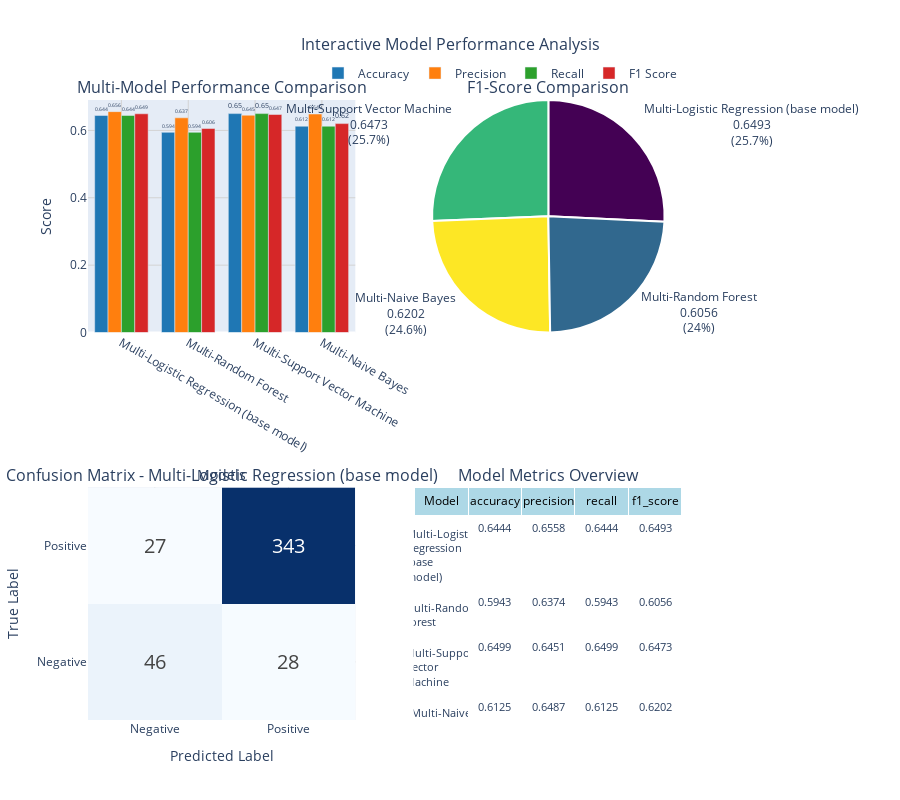
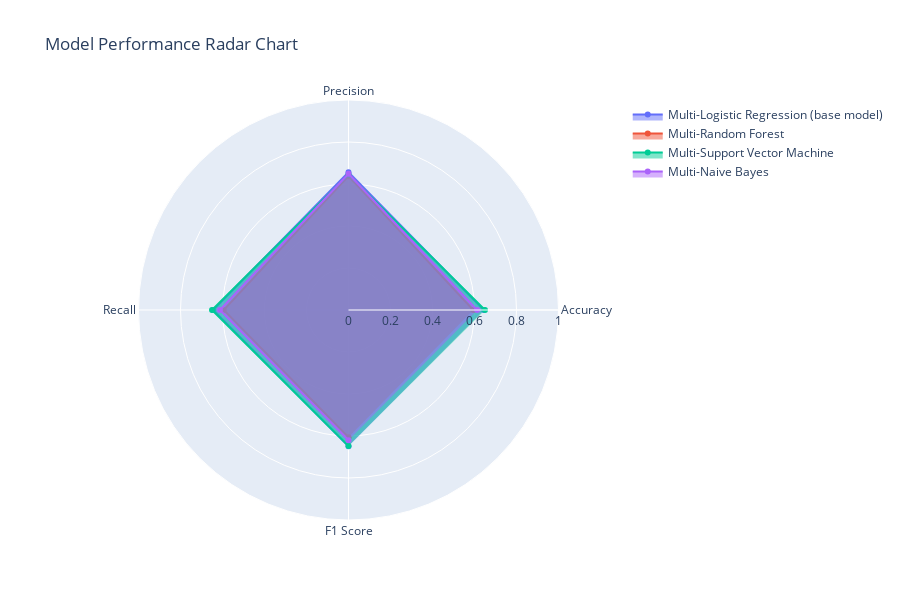

The code cell stored with these charts, in order, in its notebook:
### Code cell
# use plotly for visualization

# Create interactive model performance comparison with Plotly
fig = make_subplots(
    rows=2, cols=2,
    subplot_titles=('Multi-Model Performance Comparison', 'F1-Score Comparison', 
                   f'Confusion Matrix - {best_multi_model}', 'Model Metrics Overview'),
    specs=[[{"secondary_y": False}, {"type": "pie"}],
           [{"secondary_y": False}, {"type": "table"}]]
)

# Plot 1: Model comparison (grouped bar chart)
metrics = ['accuracy', 'precision', 'recall', 'f1_score']
colors = ['#1f77b4', '#ff7f0e', '#2ca02c', '#d62728']

for i, metric in enumerate(metrics):
    fig.add_trace(
        go.Bar(
            x=multi_results_df.index,
            y=multi_results_df[metric],
            name=metric.replace('_', ' ').title(),
            marker_color=colors[i],
            text=multi_results_df[metric].round(3),
            textposition='outside',
            hovertemplate=f'{metric.replace("_", " ").title()}: %{{y:.4f}}<br>Model: %{{x}}<extra></extra>'
        ),
        row=1, col=1
    )

# Generate Viridis colors for the number of models
viridis_colors = pc.sample_colorscale('Viridis', [i/(len(multi_results_df)-1) for i in range(len(multi_results_df))])

fig.add_trace(
    go.Pie(
        labels=multi_results_df.index,
        values=multi_results_df['f1_score'],
        name='F1-Score',
        marker=dict(
            colors=viridis_colors,
            line=dict(color='white', width=2)
        ),
        textinfo='label+percent+value',
        texttemplate='%{label}<br>%{value:.4f}<br>(%{percent})',
        hovertemplate='<b>%{label}</b><br>F1-Score: %{value:.4f}<br>Percentage: %{percent}<extra></extra>',
        showlegend=False
    ),
    row=1, col=2
)

# Plot 3: Confusion matrix for best model
best_pipeline_multi = multi_pipelines[best_multi_model]
y_pred_best_mul = best_pipeline_multi.predict(X_test_mul)
cm = confusion_matrix(y_test_mul, y_pred_best_mul)

# Create confusion matrix heatmap
fig.add_trace(
    go.Heatmap(
        z=cm,
        x=['Negative', 'Positive'],
        y=['Negative', 'Positive'],
        colorscale='Blues',
        text=cm,
        texttemplate="%{text}",
        textfont={"size": 20},
        showscale=False,
        hovertemplate='True: %{y}<br>Predicted: %{x}<br>Count: %{z}<extra></extra>'
    ),
    row=2, col=1
)

# Plot 4: Summary table
multi_table_data = multi_results_df.round(4)
fig.add_trace(
    go.Table(
        header=dict(
            values=['Model'] + list(multi_table_data.columns),
            fill_color='lightblue',
            align='center',
            font=dict(size=12, color='black')
        ),
        cells=dict(
            values=[multi_table_data.index] + [multi_table_data[col] for col in multi_table_data.columns],
            fill_color='white',
            align='center',
            font=dict(size=11)
        )
    ),
    row=2, col=2
)

# Update layout
fig.update_layout(
    height=800,
    # width=1400,
    title_text="Interactive Model Performance Analysis",
    title_x=0.5,
    title_font_size=16,
    showlegend=True,
    legend=dict(
        orientation="h",
        yanchor="bottom",
        y=1.02,
        xanchor="right",
        x=1
    )
)

# Update x-axis labels
fig.update_xaxes(title_text="Models", row=1, col=1)
fig.update_xaxes(title_text="Models", row=1, col=2)
fig.update_xaxes(title_text="Predicted Label", row=2, col=1)

# Update y-axis labels
fig.update_yaxes(title_text="Score", row=1, col=1)
fig.update_yaxes(title_text="F1-Score", row=1, col=2)
fig.update_yaxes(title_text="True Label", row=2, col=1)

# Add grid
fig.update_xaxes(showgrid=True, gridwidth=1, gridcolor='lightgray')
fig.update_yaxes(showgrid=True, gridwidth=1, gridcolor='lightgray')

fig.show()

# Create a radar chart for model comparison
fig_radar = go.Figure()

for model in multi_results_df.index:
    fig_radar.add_trace(go.Scatterpolar(
        r=[multi_results_df.loc[model, metric] for metric in metrics],
        theta=[metric.replace('_', ' ').title() for metric in metrics],
        fill='toself',
        name=model,
        hovertemplate='%{theta}<br>Score: %{r:.4f}<br>Model: ' + model + '<extra></extra>'
    ))

fig_radar.update_layout(
    polar=dict(
        radialaxis=dict(
            visible=True,
            range=[0, 1]
        )),
    title="Model Performance Radar Chart",
    height=600,
    showlegend=True
)

fig_radar.show()

### Figure 1 — Plotly figure (JSON) as saved in the notebook; plotly's stock layout.template omitted (floating-point values rounded to 4 significant figures)
{"data": [{"hovertemplate": "Accuracy: %{y:.4f}<br>Model: %{x}<extra></extra>", "marker": {"color": "#1f77b4"}, "name": "Accuracy", "text": [0.644, 0.594, 0.65, 0.612], "textposition": "outside", "type": "bar", "x": ["Multi-Logistic Regression (base model)", "Multi-Random Forest", "Multi-Support Vector Machine", "Multi-Naive Bayes"], "xaxis": "x", "y": [0.6444, 0.5943, 0.6499, 0.6125], "yaxis": "y"}, {"hovertemplate": "Precision: %{y:.4f}<br>Model: %{x}<extra></extra>", "marker": {"color": "#ff7f0e"}, "name": "Precision", "text": [0.656, 0.637, 0.645, 0.649], "textposition": "outside", "type": "bar", "x": ["Multi-Logistic Regression (base model)", "Multi-Random Forest", "Multi-Support Vector Machine", "Multi-Naive Bayes"], "xaxis": "x", "y": [0.6558, 0.6374, 0.6451, 0.6487], "yaxis": "y"}, {"hovertemplate": "Recall: %{y:.4f}<br>Model: %{x}<extra></extra>", "marker": {"color": "#2ca02c"}, "name": "Recall", "text": [0.644, 0.594, 0.65, 0.612], "textposition": "outside", "type": "bar", "x": ["Multi-Logistic Regression (base model)", "Multi-Random Forest", "Multi-Support Vector Machine", "Multi-Naive Bayes"], "xaxis": "x", "y": [0.6444, 0.5943, 0.6499, 0.6125], "yaxis": "y"}, {"hovertemplate": "F1 Score: %{y:.4f}<br>Model: %{x}<extra></extra>", "marker": {"color": "#d62728"}, "name": "F1 Score", "text": [0.649, 0.606, 0.647, 0.62], "textposition": "outside", "type": "bar", "x": ["Multi-Logistic Regression (base model)", "Multi-Random Forest", "Multi-Support Vector Machine", "Multi-Naive Bayes"], "xaxis": "x", "y": [0.6493, 0.6056, 0.6473, 0.6202], "yaxis": "y"}, {"domain": {"x": [0.55, 1], "y": [0.625, 1]}, "hovertemplate": "<b>%{label}</b><br>F1-Score: %{value:.4f}<br>Percentage: %{percent}<extra></extra>", "labels": ["Multi-Logistic Regression (base model)", "Multi-Random Forest", "Multi-Support Vector Machine", "Multi-Naive Bayes"], "marker": {"colors": ["rgb(68, 1, 84)", "rgb(49, 104, 142)", "rgb(53, 183, 121)", "rgb(253, 231, 37)"], "line": {"color": "white", "width": 2}}, "name": "F1-Score", "showlegend": false, "textinfo": "label+percent+value", "texttemplate": "%{label}<br>%{value:.4f}<br>(%{percent})", "type": "pie", "values": [0.6493, 0.6056, 0.6473, 0.6202]}, {"colorscale": [[0, "rgb(247,251,255)"], [0.125, "rgb(222,235,247)"], [0.25, "rgb(198,219,239)"], [0.375, "rgb(158,202,225)"], [0.5, "rgb(107,174,214)"], [0.625, "rgb(66,146,198)"], [0.75, "rgb(33,113,181)"], [0.875, "rgb(8,81,156)"], [1, "rgb(8,48,107)"]], "hovertemplate": "True: %{y}<br>Predicted: %{x}<br>Count: %{z}<extra></extra>", "showscale": false, "text": [[46, 28, 40], [27, 343, 224], [76, 250, 780]], "textfont": {"size": 20}, "texttemplate": "%{text}", "type": "heatmap", "x": ["Negative", "Positive"], "xaxis": "x2", "y": ["Negative", "Positive"], "yaxis": "y2", "z": [[46, 28, 40], [27, 343, 224], [76, 250, 780]]}, {"cells": {"align": "center", "fill": {"color": "white"}, "font": {"size": 11}, "values": [["Multi-Logistic Regression (base model)", "Multi-Random Forest", "Multi-Support Vector Machine", "Multi-Naive Bayes"], [0.6444, 0.5943, 0.6499, 0.6125], [0.6558, 0.6374, 0.6451, 0.6487], [0.6444, 0.5943, 0.6499, 0.6125], [0.6493, 0.6056, 0.6473, 0.6202]]}, "domain": {"x": [0.55, 1], "y": [0, 0.375]}, "header": {"align": "center", "fill": {"color": "lightblue"}, "font": {"color": "black", "size": 12}, "values": ["Model", "accuracy", "precision", "recall", "f1_score"]}, "type": "table"}], "layout": {"annotations": [{"font": {"size": 16}, "showarrow": false, "text": "Multi-Model Performance Comparison", "x": 0.225, "xanchor": "center", "xref": "paper", "y": 1, "yanchor": "bottom", "yref": "paper"}, {"font": {"size": 16}, "showarrow": false, "text": "F1-Score Comparison", "x": 0.775, "xanchor": "center", "xref": "paper", "y": 1, "yanchor": "bottom", "yref": "paper"}, {"font": {"size": 16}, "showarrow": false, "text": "Confusion Matrix - Multi-Logistic Regression (base model)", "x": 0.225, "xanchor": "center", "xref": "paper", "y": 0.375, "yanchor": "bottom", "yref": "paper"}, {"font": {"size": 16}, "showarrow": false, "text": "Model Metrics Overview", "x": 0.775, "xanchor": "center", "xref": "paper", "y": 0.375, "yanchor": "bottom", "yref": "paper"}], "height": 800, "legend": {"orientation": "h", "x": 1, "xanchor": "right", "y": 1.02, "yanchor": "bottom"}, "showlegend": true, "title": {"font": {"size": 16}, "text": "Interactive Model Performance Analysis", "x": 0.5}, "xaxis": {"anchor": "y", "domain": [0, 0.45], "gridcolor": "lightgray", "gridwidth": 1, "showgrid": true, "title": {"text": "Models"}}, "xaxis2": {"anchor": "y2", "domain": [0, 0.45], "gridcolor": "lightgray", "gridwidth": 1, "showgrid": true, "title": {"text": "Predicted Label"}}, "yaxis": {"anchor": "x", "domain": [0.625, 1], "gridcolor": "lightgray", "gridwidth": 1, "showgrid": true, "title": {"text": "Score"}}, "yaxis2": {"anchor": "x2", "domain": [0, 0.375], "gridcolor": "lightgray", "gridwidth": 1, "showgrid": true, "title": {"text": "True Label"}}}}

### Figure 2 — Plotly figure (JSON) as saved in the notebook; plotly's stock layout.template omitted (floating-point values rounded to 4 significant figures)
{"data": [{"fill": "toself", "hovertemplate": "%{theta}<br>Score: %{r:.4f}<br>Model: Multi-Logistic Regression (base model)<extra></extra>", "name": "Multi-Logistic Regression (base model)", "r": [0.6444, 0.6558, 0.6444, 0.6493], "theta": ["Accuracy", "Precision", "Recall", "F1 Score"], "type": "scatterpolar"}, {"fill": "toself", "hovertemplate": "%{theta}<br>Score: %{r:.4f}<br>Model: Multi-Random Forest<extra></extra>", "name": "Multi-Random Forest", "r": [0.5943, 0.6374, 0.5943, 0.6056], "theta": ["Accuracy", "Precision", "Recall", "F1 Score"], "type": "scatterpolar"}, {"fill": "toself", "hovertemplate": "%{theta}<br>Score: %{r:.4f}<br>Model: Multi-Support Vector Machine<extra></extra>", "name": "Multi-Support Vector Machine", "r": [0.6499, 0.6451, 0.6499, 0.6473], "theta": ["Accuracy", "Precision", "Recall", "F1 Score"], "type": "scatterpolar"}, {"fill": "toself", "hovertemplate": "%{theta}<br>Score: %{r:.4f}<br>Model: Multi-Naive Bayes<extra></extra>", "name": "Multi-Naive Bayes", "r": [0.6125, 0.6487, 0.6125, 0.6202], "theta": ["Accuracy", "Precision", "Recall", "F1 Score"], "type": "scatterpolar"}], "layout": {"height": 600, "polar": {"radialaxis": {"range": [0, 1], "visible": true}}, "showlegend": true, "title": {"text": "Model Performance Radar Chart"}}}
